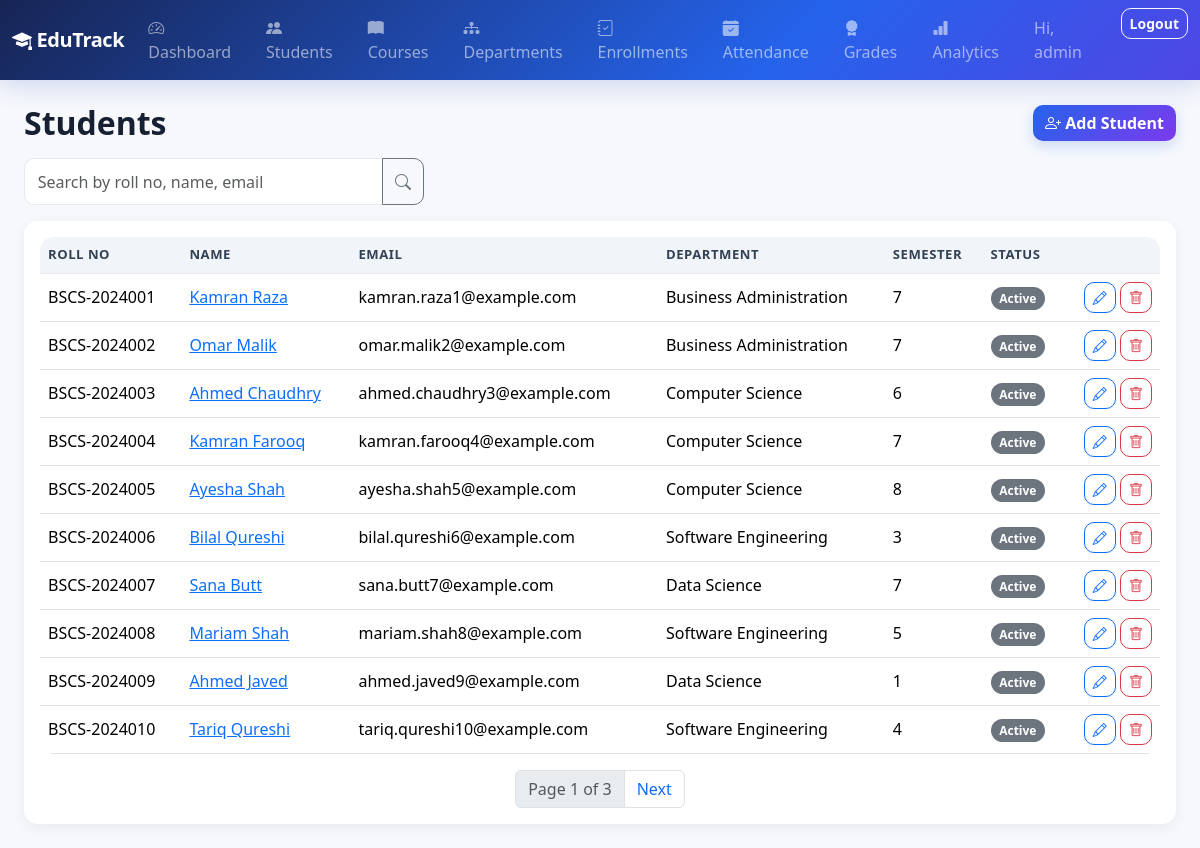
The app's page /students/ (signed in) with its own data.
### core/models.py (models this page shows, shortened)
class Student(models.Model):
    STATUS_CHOICES = [
        ("active", "Active"),
        ("graduated", "Graduated"),
        ("suspended", "Suspended"),
    ]
    roll_no = models.CharField(max_length=20, unique=True)
    first_name = models.CharField(max_length=60)
    last_name = models.CharField(max_length=60)
    email = models.EmailField(unique=True)
    phone = models.CharField(max_length=20, blank=True)
    department = models.ForeignKey(
        Department, on_delete=models.SET_NULL, null=True, related_name="students"
    )
    semester = models.PositiveSmallIntegerField(default=1)
    status = models.CharField(max_length=15, choices=STATUS_CHOICES, default="active")
    enrollment_date = models.DateField(auto_now_add=True)
    courses = models.ManyToManyField(Course, through="Enrollment", related_name="students")
    class Meta:
        ordering = ["roll_no"]
    @property
    def full_name(self):
        return f"{self.first_name} {self.last_name}"

class Department(models.Model):
    name = models.CharField(max_length=100, unique=True)
    class Meta:
        ordering = ["name"]
    def __str__(self):
        return self.name

### core/views.py (the view)
# urls.py: path("students/", views.StudentListView.as_view(), name="student-list"),
class StudentListView(LoginRequiredMixin, ListView):
    model = Student
    template_name = "core/student_list.html"
    context_object_name = "students"
    paginate_by = 10
    def get_queryset(self):
        qs = super().get_queryset().select_related("department")
        q = self.request.GET.get("q")
        if q:
            from django.db.models import Q
            qs = qs.filter(
                Q(roll_no__icontains=q) | Q(first_name__icontains=q) | Q(last_name__icontains=q) | Q(email__icontains=q)
            )
        return qs

### core/templates/core/student_list.html (shortened to what this page needs)
{% extends "base.html" %}
{% block content %}
<div class="d-flex justify-content-between align-items-center mb-3">
  <h2 class="fw-bold mb-0">Students</h2>
  <a href="{% url 'core:student-add' %}" class="btn btn-primary"><i class="bi bi-person-plus"></i> Add Student</a>
</div>
<form method="get" class="mb-3">
  <div class="input-group" style="max-width: 400px;">
    <input type="text" name="q" class="form-control" placeholder="Search by roll no, name, email" value="{{ request.GET.q }}">
    <button class="btn btn-outline-secondary" type="submit"><i class="bi bi-search"></i></button>
  </div>
</form>
<div class="table-card">
  <table class="table table-hover align-middle">
    <thead>
      <tr><th>Roll No</th><th>Name</th><th>Email</th><th>Department</th><th>Semester</th><th>Status</th><th></th></tr>
    </thead>
    <tbody>
      {% for s in students %}
      <tr>
        <td>{{ s.roll_no }}</td>
        <td><a href="{% url 'core:student-detail' s.pk %}">{{ s.full_name }}</a></td>
        <td>{{ s.email }}</td>
        <td>{{ s.department|default:"-" }}</td>
        <td>{{ s.semester }}</td>
        <td><span class="badge bg-secondary">{{ s.get_status_display }}</span></td>
        <td class="text-end">
          <a href="{% url 'core:student-edit' s.pk %}" class="btn btn-sm btn-outline-primary"><i class="bi bi-pencil"></i></a>
          <a href="{% url 'core:student-delete' s.pk %}" class="btn btn-sm btn-outline-danger"><i class="bi bi-trash"></i></a>
        </td>
      </tr>
      {% empty %}
      <tr><td colspan="7" class="text-muted text-center py-3">No students found.</td></tr>
      {% endfor %}
    </tbody>
  </table>
  {% if is_paginated %}
  <nav>
    <ul class="pagination justify-content-center mb-0">
      <li class="page-item disabled"><span class="page-link">Page {{ page_obj.number }} of {{ page_obj.paginator.num_pages }}</span></li>
      {% if page_obj.has_next %}
        <li class="page-item"><a class="page-link" href="?page={{ page_obj.next_page_number }}{% if request.GET.q %}&q={{ request.GET.q }}{% endif %}">Next</a></li>
      {% endif %}
    </ul>
  </nav>
  {% endif %}
</div>
{% endblock %}

### templates/base.html (shortened to what this page needs)
{% load static %}
<!DOCTYPE html>
<html lang="en">
<head>
    <link href="https://cdn.jsdelivr.net/npm/bootstrap@5.3.3/dist/css/bootstrap.min.css" rel="stylesheet">
    <link href="https://cdn.jsdelivr.net/npm/bootstrap-icons@1.11.3/font/bootstrap-icons.css" rel="stylesheet">
    <link rel="stylesheet" href="{% static 'css/style.css' %}">
</head>
<body>
{% if user.is_authenticated %}
<nav class="navbar navbar-expand-lg navbar-dark edutrack-navbar">
  <div class="container-fluid">
    <a class="navbar-brand fw-bold" href="{% url 'core:home' %}"><i class="bi bi-mortarboard-fill"></i> EduTrack</a>
    <div class="collapse navbar-collapse" id="nav">
      <ul class="navbar-nav me-auto mb-2 mb-lg-0">
        <li class="nav-item"><a class="nav-link" href="{% url 'core:home' %}"><i class="bi bi-speedometer2"></i> Dashboard</a></li>
        <li class="nav-item"><a class="nav-link" href="{% url 'core:student-list' %}"><i class="bi bi-people-fill"></i> Students</a></li>
        <li class="nav-item"><a class="nav-link" href="{% url 'core:course-list' %}"><i class="bi bi-book-fill"></i> Courses</a></li>
        <li class="nav-item"><a class="nav-link" href="{% url 'core:department-list' %}"><i class="bi bi-diagram-3-fill"></i> Departments</a></li>
        <li class="nav-item"><a class="nav-link" href="{% url 'core:enrollment-list' %}"><i class="bi bi-journal-check"></i> Enrollments</a></li>
        <li class="nav-item"><a class="nav-link" href="{% url 'core:attendance-list' %}"><i class="bi bi-calendar-check-fill"></i> Attendance</a></li>
        <li class="nav-item"><a class="nav-link" href="{% url 'core:grade-list' %}"><i class="bi bi-award-fill"></i> Grades</a></li>
        <li class="nav-item"><a class="nav-link" href="{% url 'analytics:dashboard' %}"><i class="bi bi-bar-chart-fill"></i> Analytics</a></li>
      </ul>
      <ul class="navbar-nav">
        <li class="nav-item"><span class="nav-link text-light-50">Hi, {{ user.username }}</span></li>
        <li class="nav-item">
          <form method="post" action="{% url 'logout' %}" class="d-inline">
            <button class="btn btn-sm btn-outline-light ms-2" type="submit">Logout</button>
          </form>
        </li>
      </ul>
    </div>
  </div>
</nav>
{% endif %}
<div class="container-fluid py-4 px-4">
{% block content %}{% endblock %}
</div>
</body>
</html>

### static/css/style.css (style rules this page uses)
:root { --edutrack-primary: #4361ee; --edutrack-dark: #1a1a2e; }
body { background-color: #f5f7fb; }
.edutrack-navbar { background: linear-gradient(90deg, var(--edutrack-dark), var(--edutrack-primary)); }
.table-card { background: #fff; border-radius: 14px; padding: 1rem; box-shadow: 0 4px 14px rgba(0,0,0,0.06); }
:root { --et-primary: #2563eb; --et-primary-dark: #1d4ed8; --et-accent: #7c3aed; --et-bg: #f6f8fc; --et-surface: #ffffff; --et-text: #172033; --et-muted: #667085; --et-border: #e7eaf0; --et-success: #16a34a; --et-warning: #d97706; --et-danger: #dc2626; --et-shadow: 0 10px 30px rgba(15, 23, 42, .07); }
body { background: var(--et-bg); color: var(--et-text); }
.navbar { background: linear-gradient(135deg, #172554 0%, #2563eb 65%, #4f46e5 100%) !important; box-shadow: 0 6px 24px rgba(30, 64, 175, .18); }
.navbar-brand { letter-spacing: -.02em; }
.btn { border-radius: 10px; font-weight: 600; transition: all .18s ease; }
.btn-primary { background: linear-gradient(135deg, var(--et-primary), var(--et-accent)); border: none; box-shadow: 0 5px 14px rgba(37, 99, 235, .20); }
.form-control, .form-select { border: 1px solid var(--et-border); border-radius: 10px; padding: .65rem .8rem; }
.table { background: var(--et-surface); border-radius: 14px; overflow: hidden; }
.table thead th { background: #f1f5f9; color: #334155; font-size: .82rem; text-transform: uppercase; letter-spacing: .04em; border-bottom: 1px solid var(--et-border); }
.table tbody tr { transition: background .15s ease; }
.badge { border-radius: 999px; padding: .45em .72em; font-weight: 600; }
a { transition: color .15s ease; }

### records on screen
Student: roll_no "BSCS-2024001", full_name "Kamran Raza", email "kamran.raza1@example.com", department "Business Administration", semester "7", status "Active"
Student: roll_no "BSCS-2024002", full_name "Omar Malik", email "omar.malik2@example.com", department "Business Administration", semester "7", status "Active"
Student: roll_no "BSCS-2024003", full_name "Ahmed Chaudhry", email "ahmed.chaudhry3@example.com", department "Computer Science", semester "6", status "Active"
Student: roll_no "BSCS-2024004", full_name "Kamran Farooq", email "kamran.farooq4@example.com", department "Computer Science", semester "7", status "Active"
Student: roll_no "BSCS-2024005", full_name "Ayesha Shah", email "ayesha.shah5@example.com", department "Computer Science", semester "8", status "Active"
Student: roll_no "BSCS-2024006", full_name "Bilal Qureshi", email "bilal.qureshi6@example.com", department "Software Engineering", semester "3", status "Active"
Student: roll_no "BSCS-2024007", full_name "Sana Butt", email "sana.butt7@example.com", department "Data Science", semester "7", status "Active"
Student: roll_no "BSCS-2024008", full_name "Mariam Shah", email "mariam.shah8@example.com", department "Software Engineering", semester "5", status "Active"
Student: roll_no "BSCS-2024009", full_name "Ahmed Javed", email "ahmed.javed9@example.com", department "Data Science", semester "1", status "Active"
Student: roll_no "BSCS-2024010", full_name "Tariq Qureshi", email "tariq.qureshi10@example.com", department "Software Engineering", semester "4", status "Active"

### other values on screen
{{ user.username }} "admin"
{{ page_obj.number }} "1"
{{ page_obj.paginator.num_pages }} "3"
